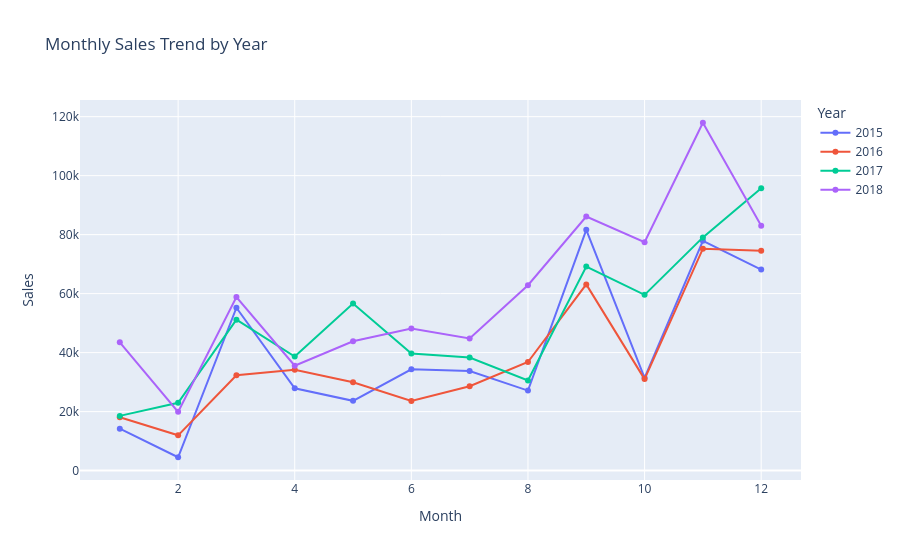

Here is the notebook cell this chart was saved with:
### Code cell
#monthly sale trending (line chart)
fig3 = px.line(monthly_sales, x='Month', y='Sales',
               color='Year',
               title='Monthly Sales Trend by Year',
               markers=True)
fig3.show()

### Figure 1 — Plotly figure (JSON) as saved in the notebook; plotly's stock layout.template omitted (floating-point values rounded to 4 significant figures)
{"data": [{"hovertemplate": "Year=2015<br>Month=%{x}<br>Sales=%{y}<extra></extra>", "legendgroup": "2015", "line": {"color": "#636efa", "dash": "solid"}, "marker": {"symbol": "circle"}, "mode": "lines+markers", "name": "2015", "orientation": "v", "showlegend": true, "type": "scatter", "x": [1, 2, 3, 4, 5, 6, 7, 8, 9, 10, 11, 12], "xaxis": "x", "y": [14210.0, 4520.0, 55210.0, 27910.0, 23640.0, 34320.0, 33780.0, 27120.0, 81620.0, 31450.0, 77910.0, 68170.0], "yaxis": "y"}, {"hovertemplate": "Year=2016<br>Month=%{x}<br>Sales=%{y}<extra></extra>", "legendgroup": "2016", "line": {"color": "#EF553B", "dash": "solid"}, "marker": {"symbol": "circle"}, "mode": "lines+markers", "name": "2016", "orientation": "v", "showlegend": true, "type": "scatter", "x": [1, 2, 3, 4, 5, 6, 7, 8, 9, 10, 11, 12], "xaxis": "x", "y": [18070.0, 11950.0, 32340.0, 34150.0, 29960.0, 23600.0, 28610.0, 36820.0, 63130.0, 31010.0, 75250.0, 74540.0], "yaxis": "y"}, {"hovertemplate": "Year=2017<br>Month=%{x}<br>Sales=%{y}<extra></extra>", "legendgroup": "2017", "line": {"color": "#00cc96", "dash": "solid"}, "marker": {"symbol": "circle"}, "mode": "lines+markers", "name": "2017", "orientation": "v", "showlegend": true, "type": "scatter", "x": [1, 2, 3, 4, 5, 6, 7, 8, 9, 10, 11, 12], "xaxis": "x", "y": [18540.0, 22980.0, 51170.0, 38680.0, 56660.0, 39720.0, 38320.0, 30540.0, 69190.0, 59580.0, 79070.0, 95740.0], "yaxis": "y"}, {"hovertemplate": "Year=2018<br>Month=%{x}<br>Sales=%{y}<extra></extra>", "legendgroup": "2018", "line": {"color": "#ab63fa", "dash": "solid"}, "marker": {"symbol": "circle"}, "mode": "lines+markers", "name": "2018", "orientation": "v", "showlegend": true, "type": "scatter", "x": [1, 2, 3, 4, 5, 6, 7, 8, 9, 10, 11, 12], "xaxis": "x", "y": [43480.0, 19920.0, 58860.0, 35540.0, 43830.0, 48190.0, 44830.0, 62840.0, 86150.0, 77450.0, 117900.0, 83030.0], "yaxis": "y"}], "layout": {"legend": {"title": {"text": "Year"}, "tracegroupgap": 0}, "title": {"text": "Monthly Sales Trend by Year"}, "xaxis": {"anchor": "y", "domain": [0, 1], "title": {"text": "Month"}}, "yaxis": {"anchor": "x", "domain": [0, 1], "title": {"text": "Sales"}}}}
